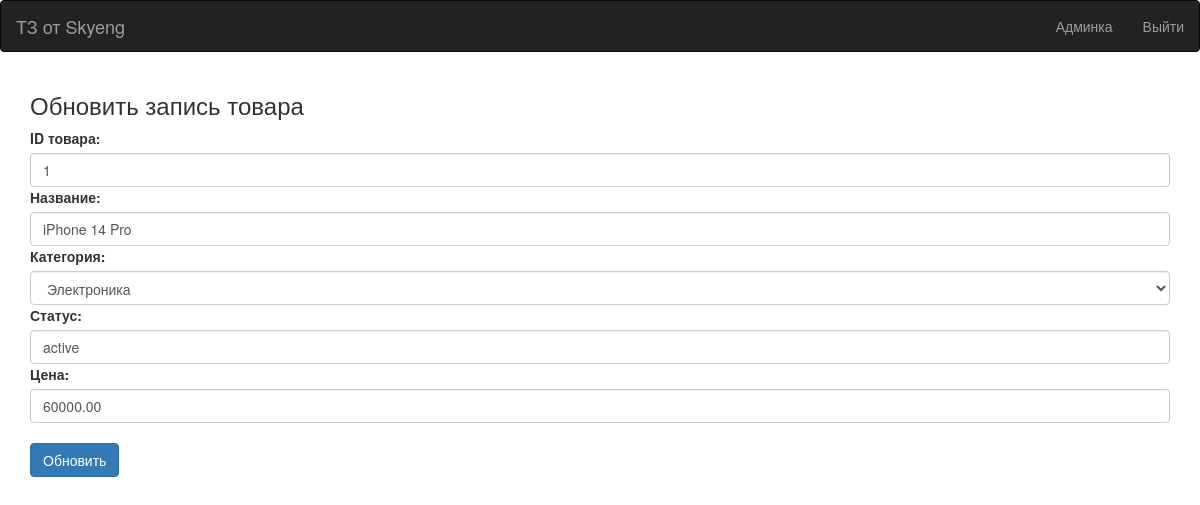
The app's page /edit/1 (signed in) with its own data.
### products/models.py (models this page shows, shortened)
class Product(models.Model):
    STATUS_CHOICES = (
        ('active', 'Active'),
        ('inactive', 'Inactive'),
    )
    name = models.CharField(max_length=255)
    category = models.ForeignKey(Category, on_delete=models.CASCADE)
    status = models.CharField(max_length=20, choices=STATUS_CHOICES)
    price = models.DecimalField(max_digits=10, decimal_places=2)
    orders_last_month = models.IntegerField(default=0)
    orders_current_month = models.IntegerField(default=0)

class Category(models.Model):
    name = models.CharField(max_length=255)

### products/views.py (the view)
# urls.py: path('edit/<int:id>', edit, name='edit'),
@login_required
def edit(request, id):
    product = Product.objects.get(id=id)
    categories = Category.objects.all()
    return render(
        request, 'products/edit.html',
        {'product': product, 'categories': categories}
    )

### templates/products/edit.html (shortened to what this page needs)
{% extends "base.html" %}
{% block content %}
    <div class="col-md-12">
        <form method="POST" class="post-form" action="{% url 'update' product.id %}">
            <div class="container">
                <div class="col-12">
                    <h3>Обновить запись товара</h3>
                </div>
                <div class="md-3">
                    <label>ID товара:</label>
                    <input type="text" class="form-control" name="id" id="id_id" required maxlength="20" value="{{ product.id }}">
                </div>
                <div class="md-3">
                    <label>Название:</label>
                    <input type="text" class="form-control" name="name" id="id_name" required maxlength="100" value="{{ product.name }}">
                </div>
                <div class="md-3">
                    <label>Категория:</label>
                    <select class="form-control" name="category" id="id_category" required>
                        {% for cat in categories %}
                            <option value="{{ cat.id }}" {% if product.category.id == cat.id %}selected{% endif %}>{{ cat.name }}</option>
                        {% endfor %}
                    </select>
                </div>
                <div class="md-3">
                    <label>Статус:</label>
                    <input type="text" class="form-control" name="status" id="id_status" required maxlength="20" value="{{ product.status }}">
                </div>
                <div class="md-3">
                    <label>Цена:</label>
                    <input type="text" class="form-control" name="price" id="id_price" required maxlength="20" value="{{ product.price }}">
                </div>
                <br>
                <div class="md-3">
                    <button type="submit" class="btn btn-primary">Обновить</button>
                </div>
            </div>
        </form>
    </div>
{% endblock content %}

### records on screen
Product: id "1", name "iPhone 14 Pro", category "Электроника", status "active", price "60000.00"
